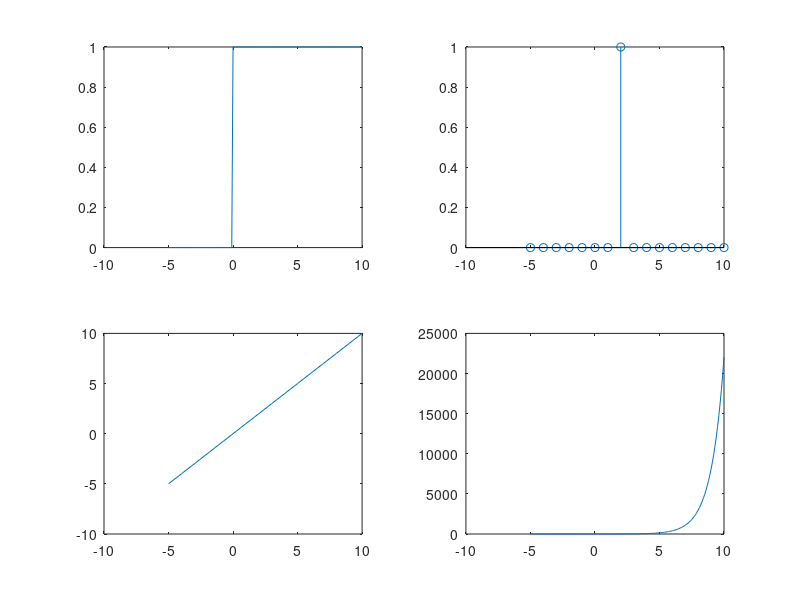

Source code (MATLAB):
for k=(1:5);
    disp(k)
end

while (k<=5);
    disp('EEE')
    k=k+1
end

time=0:0.1:10;
y=sin(time)
length(time)
length(y)
y=sin(time)
length(y)
y2=cos(time);
plot(time,y)
hold on
plot(time,y2)
grid on

subplot(221)
subplot(222)
subplot(223)
subplot(224)

time=-5:0.1:10;
for k=1:length(time)
    if time(k)>=0
        y_us(k)=1;
    else
        y_us(k)=0;
    end 
end
subplot(221)
plot(time,y_us)

time=-5:10;
for k=1:length(time)
    if time(k)==2
        y_im(k)=1;
    else
        y_im(k)=0;
    end 
end
subplot(222)
stem(time,y_im)

time=-5:10;
y_r=time
subplot(223)
plot(time,y_r)

time=-5:0.1:10;
y_ex=exp(time)
subplot(224)
plot(time,y_ex)



